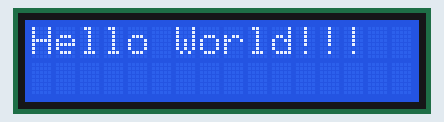
This sketch was run on a simulated Arduino Uno, built with avr-gcc and run on an emulated ATmega328P. On the bench: 16×2 character LCD.

Above: at 0.1 s.
At 2.2 s:
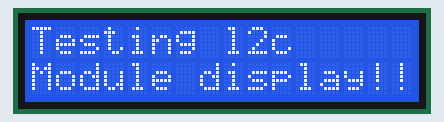

Measured:
- what the display in image 1 shows lasts 2.0 s, from 2.1 s to 4.1 s

The sketch:

displaycodei2c.ino
```cpp
#include <Wire.h>
#include <LiquidCrystal_I2C.h>

LiquidCrystal_I2C lcd(0x27, 16, 2);

// scl pin --> A5
// sda pin --> A4

void setup() {
  lcd.init();
  lcd.backlight();
  lcd.clear();
}

void loop() {


  lcd.setCursor(0, 0);
  lcd.print("Hello World!!!");

  delay(2000);

  lcd.clear();
  lcd.setCursor(0, 0);
  lcd.print("Testing l2c");
  lcd.setCursor(0, 1);
  lcd.print("Module display!!!");

  delay(2000);
  lcd.clear();
}
```
